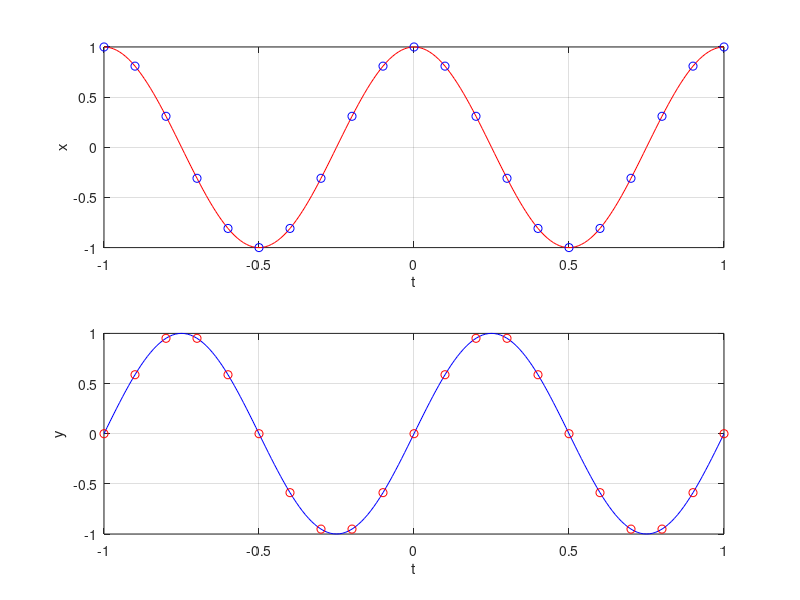

MATLAB code for this plot:
clear
t=-1:0.01:1;
x=cos(2*pi*t);
y=sin(2*pi*t);
figure(1)
subplot(2,1,1)
plot(t, x, 'r')
t1=-1:0.1:1;
x1=cos(2*pi*t1);
hold on
plot(t1, x1, 'bo')
xlabel('t');ylabel('x')
grid on
subplot(2,1,2)
plot(t, y, 'b')
t1=-1:0.1:1;
y1=sin(2*pi*t1);
hold on
plot(t1, y1, 'ro')
xlabel('t');ylabel('y')
grid on